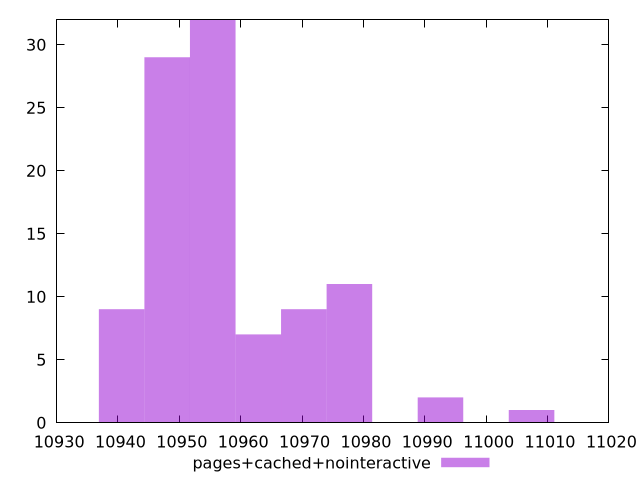

Reproduce this figure in gnuplot.
$_pagesCachedNointeractive <<EOF
10977.711455100483 11
10948.02190417391 29
10992.55623056377 2
10970.28906736884 9
10955.444291905553 32
10962.866679637196 7
11007.401006027056 1
10940.599516442266 9
EOF
set key outside below
set terminal pngcairo
set output "report_00006_2020-11-02T20-21-41.718Z/interactive/pages+cached+nointeractive//raw_hist.png"
set yrange [0:32]
set boxwidth 7.422387731643329
set style fill transparent solid 0.5 noborder
plot $_pagesCachedNointeractive title "pages+cached+nointeractive" with boxes ,
